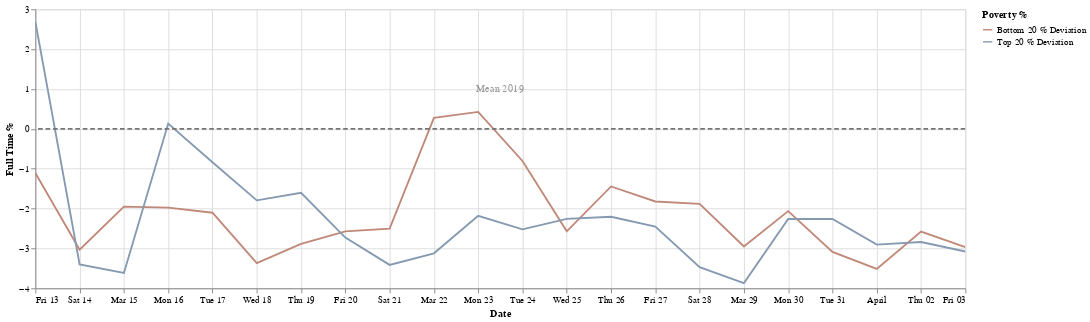

The code cell stored with this chart in its notebook:
### Markdown cell above
#Filtering based on important dates

**March 17, 2020:**
Governor Pritzker announced statewide school closures beginning March 17 until March 30.

### Code cell
start_date = '2020-3-12'
end_date = '2020-4-3'
df1 = apply_date_filter(df,start_date,end_date)
chart = create_chart(df1)
chart

### Figure 1 — Vega-Lite specification as saved in the notebook (floating-point values rounded to 4 significant figures)
{"config": {"view": {"continuousHeight": 300, "continuousWidth": 400}, "range": {"category": {"scheme": ["#FF4500", "#a0aab4", "#4E79A7"]}}}, "layer": [{"data": {"name": "data-900a78277b176015bf660ee9d7d11288"}, "mark": "line", "encoding": {"color": {"type": "nominal", "field": "Poverty %"}, "x": {"type": "temporal", "field": "date", "title": "Date"}, "y": {"type": "quantitative", "field": "full_time_work", "title": "Full Time %"}}, "selection": {"selector001": {"type": "interval", "bind": "scales", "encodings": ["x", "y"]}}, "transform": [{"fold": ["Bottom 20 % Deviation", "Top 20 % Deviation"], "as": ["Poverty %", "full_time_work"]}], "width": 1000}, {"data": {"name": "data-7f3a6b86ed460c4e648f2393735a11f6"}, "mark": {"type": "rule", "color": "#757575", "size": 2, "strokeDash": [5, 3]}, "encoding": {"size": {"value": 2}, "y": {"type": "quantitative", "field": "Mean 2019"}}}, {"data": {"name": "data-d764767e7dd3b10b2c76c1355ce10ef3"}, "mark": {"type": "text", "angle": 0, "text": "Mean 2019"}, "encoding": {"opacity": {"value": 0.4}, "y": {"type": "quantitative", "field": "y"}}}], "$schema": "https://vega.github.io/schema/vega-lite/v4.8.1.json", "datasets": {"data-900a78277b176015bf660ee9d7d11288": [{"date": "2020-03-16T00:00:00+00:00", "Top 20 %": 6.132, "Bottom 20 %": 4.022, "Top 20 % Deviation": 0.1336, "Bottom 20 % Deviation": -1.977}, {"date": "2020-03-26T00:00:00+00:00", "Top 20 %": 3.794, "Bottom 20 %": 4.554, "Top 20 % Deviation": -2.204, "Bottom 20 % Deviation": -1.445}, {"date": "2020-03-25T00:00:00+00:00", "Top 20 %": 3.741, "Bottom 20 %": 3.429, "Top 20 % Deviation": -2.257, "Bottom 20 % Deviation": -2.57}, {"date": "2020-03-20T00:00:00+00:00", "Top 20 %": 3.272, "Bottom 20 %": 3.427, "Top 20 % Deviation": -2.727, "Bottom 20 % Deviation": -2.572}, {"date": "2020-03-24T00:00:00+00:00", "Top 20 %": 3.479, "Bottom 20 %": 5.193, "Top 20 % Deviation": -2.519, "Bottom 20 % Deviation": -0.8052}, {"date": "2020-03-13T00:00:00+00:00", "Top 20 %": 8.689, "Bottom 20 %": 4.891, "Top 20 % Deviation": 2.691, "Bottom 20 % Deviation": -1.108}, {"date": "2020-03-27T00:00:00+00:00", "Top 20 %": 3.547, "Bottom 20 %": 4.177, "Top 20 % Deviation": -2.452, "Bottom 20 % Deviation": -1.822}, {"date": "2020-03-22T00:00:00+00:00", "Top 20 %": 2.877, "Bottom 20 %": 6.273, "Top 20 % Deviation": -3.122, "Bottom 20 % Deviation": 0.2742}, {"date": "2020-03-28T00:00:00+00:00", "Top 20 %": 2.527, "Bottom 20 %": 4.117, "Top 20 % Deviation": -3.471, "Bottom 20 % Deviation": -1.881}, {"date": "2020-03-19T00:00:00+00:00", "Top 20 %": 4.395, "Bottom 20 %": 3.113, "Top 20 % Deviation": -1.603, "Bottom 20 % Deviation": -2.885}, {"date": "2020-04-01T00:00:00+00:00", "Top 20 %": 3.094, "Bottom 20 %": 2.487, "Top 20 % Deviation": -2.905, "Bottom 20 % Deviation": -3.512}, {"date": "2020-04-03T00:00:00+00:00", "Top 20 %": 2.922, "Bottom 20 %": 3.03, "Top 20 % Deviation": -3.077, "Bottom 20 % Deviation": -2.969}, {"date": "2020-03-29T00:00:00+00:00", "Top 20 %": 2.129, "Bottom 20 %": 3.047, "Top 20 % Deviation": -3.869, "Bottom 20 % Deviation": -2.951}, {"date": "2020-03-15T00:00:00+00:00", "Top 20 %": 2.385, "Bottom 20 %": 4.048, "Top 20 % Deviation": -3.614, "Bottom 20 % Deviation": -1.95}, {"date": "2020-03-17T00:00:00+00:00", "Top 20 %": 5.161, "Bottom 20 %": 3.894, "Top 20 % Deviation": -0.8374, "Bottom 20 % Deviation": -2.105}, {"date": "2020-04-02T00:00:00+00:00", "Top 20 %": 3.159, "Bottom 20 %": 3.421, "Top 20 % Deviation": -2.839, "Bottom 20 % Deviation": -2.578}, {"date": "2020-03-18T00:00:00+00:00", "Top 20 %": 4.205, "Bottom 20 %": 2.628, "Top 20 % Deviation": -1.794, "Bottom 20 % Deviation": -3.371}, {"date": "2020-03-31T00:00:00+00:00", "Top 20 %": 3.737, "Bottom 20 %": 2.911, "Top 20 % Deviation": -2.261, "Bottom 20 % Deviation": -3.088}, {"date": "2020-03-14T00:00:00+00:00", "Top 20 %": 2.599, "Bottom 20 %": 2.968, "Top 20 % Deviation": -3.4, "Bottom 20 % Deviation": -3.03}, {"date": "2020-03-23T00:00:00+00:00", "Top 20 %": 3.817, "Bottom 20 %": 6.425, "Top 20 % Deviation": -2.182, "Bottom 20 % Deviation": 0.4265}, {"date": "2020-03-30T00:00:00+00:00", "Top 20 %": 3.741, "Bottom 20 %": 3.935, "Top 20 % Deviation": -2.258, "Bottom 20 % Deviation": -2.064}, {"date": "2020-03-21T00:00:00+00:00", "Top 20 %": 2.586, "Bottom 20 %": 3.494, "Top 20 % Deviation": -3.412, "Bottom 20 % Deviation": -2.505}], "data-7f3a6b86ed460c4e648f2393735a11f6": [{"Mean 2019": 0}], "data-d764767e7dd3b10b2c76c1355ce10ef3": [{"y": 1}]}}
